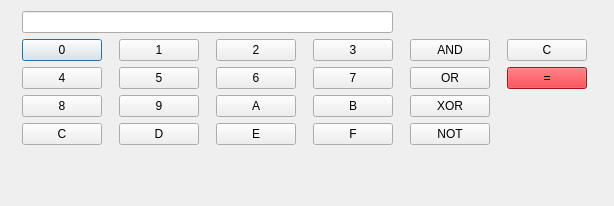
<?xml version="1.0" encoding="UTF-8"?>
<ui version="4.0">
 <class>Calc</class>
 <widget class="QDialog" name="Calc">
  <property name="geometry">
   <rect>
    <x>0</x>
    <y>0</y>
    <width>614</width>
    <height>206</height>
   </rect>
  </property>
  <property name="sizePolicy">
   <sizepolicy hsizetype="Fixed" vsizetype="Preferred">
    <horstretch>0</horstretch>
    <verstretch>0</verstretch>
   </sizepolicy>
  </property>
  <property name="windowTitle">
   <string>Calc</string>
  </property>
  <layout class="QGridLayout" name="gridLayout">
   <item row="1" column="0">
    <widget class="QPushButton" name="pb0">
     <property name="sizePolicy">
      <sizepolicy hsizetype="Preferred" vsizetype="Preferred">
       <horstretch>0</horstretch>
       <verstretch>0</verstretch>
      </sizepolicy>
     </property>
     <property name="minimumSize">
      <size>
       <width>21</width>
       <height>21</height>
      </size>
     </property>
     <property name="baseSize">
      <size>
       <width>21</width>
       <height>21</height>
      </size>
     </property>
     <property name="text">
      <string>0</string>
     </property>
    </widget>
   </item>
   <item row="1" column="1">
    <widget class="QPushButton" name="pb1">
     <property name="sizePolicy">
      <sizepolicy hsizetype="Fixed" vsizetype="Fixed">
       <horstretch>0</horstretch>
       <verstretch>0</verstretch>
      </sizepolicy>
     </property>
     <property name="text">
      <string>1</string>
     </property>
    </widget>
   </item>
   <item row="1" column="2">
    <widget class="QPushButton" name="pb2">
     <property name="sizePolicy">
      <sizepolicy hsizetype="Fixed" vsizetype="Fixed">
       <horstretch>0</horstretch>
       <verstretch>0</verstretch>
      </sizepolicy>
     </property>
     <property name="text">
      <string>2</string>
     </property>
    </widget>
   </item>
   <item row="1" column="3">
    <widget class="QPushButton" name="pb3">
     <property name="sizePolicy">
      <sizepolicy hsizetype="Fixed" vsizetype="Fixed">
       <horstretch>0</horstretch>
       <verstretch>0</verstretch>
      </sizepolicy>
     </property>
     <property name="text">
      <string>3</string>
     </property>
    </widget>
   </item>
   <item row="1" column="4">
    <widget class="QPushButton" name="pbAND">
     <property name="sizePolicy">
      <sizepolicy hsizetype="Fixed" vsizetype="Fixed">
       <horstretch>0</horstretch>
       <verstretch>0</verstretch>
      </sizepolicy>
     </property>
     <property name="text">
      <string>AND</string>
     </property>
    </widget>
   </item>
   <item row="1" column="5">
    <widget class="QPushButton" name="pbClear">
     <property name="sizePolicy">
      <sizepolicy hsizetype="Fixed" vsizetype="Fixed">
       <horstretch>0</horstretch>
       <verstretch>0</verstretch>
      </sizepolicy>
     </property>
     <property name="text">
      <string>C</string>
     </property>
    </widget>
   </item>
   <item row="2" column="0">
    <widget class="QPushButton" name="pb4">
     <property name="sizePolicy">
      <sizepolicy hsizetype="Fixed" vsizetype="Fixed">
       <horstretch>0</horstretch>
       <verstretch>0</verstretch>
      </sizepolicy>
     </property>
     <property name="text">
      <string>4</string>
     </property>
    </widget>
   </item>
   <item row="2" column="1">
    <widget class="QPushButton" name="pb5">
     <property name="sizePolicy">
      <sizepolicy hsizetype="Fixed" vsizetype="Fixed">
       <horstretch>0</horstretch>
       <verstretch>0</verstretch>
      </sizepolicy>
     </property>
     <property name="text">
      <string>5</string>
     </property>
    </widget>
   </item>
   <item row="2" column="2">
    <widget class="QPushButton" name="pb6">
     <property name="sizePolicy">
      <sizepolicy hsizetype="Fixed" vsizetype="Fixed">
       <horstretch>0</horstretch>
       <verstretch>0</verstretch>
      </sizepolicy>
     </property>
     <property name="text">
      <string>6</string>
     </property>
    </widget>
   </item>
   <item row="2" column="3">
    <widget class="QPushButton" name="pb7">
     <property name="sizePolicy">
      <sizepolicy hsizetype="Fixed" vsizetype="Fixed">
       <horstretch>0</horstretch>
       <verstretch>0</verstretch>
      </sizepolicy>
     </property>
     <property name="text">
      <string>7</string>
     </property>
    </widget>
   </item>
   <item row="2" column="4">
    <widget class="QPushButton" name="pbOR">
     <property name="sizePolicy">
      <sizepolicy hsizetype="Fixed" vsizetype="Fixed">
       <horstretch>0</horstretch>
       <verstretch>0</verstretch>
      </sizepolicy>
     </property>
     <property name="text">
      <string>OR</string>
     </property>
    </widget>
   </item>
   <item row="2" column="5">
    <widget class="QPushButton" name="pbEq">
     <property name="sizePolicy">
      <sizepolicy hsizetype="Fixed" vsizetype="Fixed">
       <horstretch>0</horstretch>
       <verstretch>0</verstretch>
      </sizepolicy>
     </property>
     <property name="styleSheet">
      <string notr="true">background-color: rgb(224, 27, 36);</string>
     </property>
     <property name="text">
      <string>=</string>
     </property>
    </widget>
   </item>
   <item row="3" column="0">
    <widget class="QPushButton" name="pb8">
     <property name="sizePolicy">
      <sizepolicy hsizetype="Fixed" vsizetype="Fixed">
       <horstretch>0</horstretch>
       <verstretch>0</verstretch>
      </sizepolicy>
     </property>
     <property name="text">
      <string>8</string>
     </property>
    </widget>
   </item>
   <item row="3" column="1">
    <widget class="QPushButton" name="pb9">
     <property name="sizePolicy">
      <sizepolicy hsizetype="Fixed" vsizetype="Fixed">
       <horstretch>0</horstretch>
       <verstretch>0</verstretch>
      </sizepolicy>
     </property>
     <property name="text">
      <string>9</string>
     </property>
    </widget>
   </item>
   <item row="3" column="2">
    <widget class="QPushButton" name="pb10">
     <property name="sizePolicy">
      <sizepolicy hsizetype="Fixed" vsizetype="Fixed">
       <horstretch>0</horstretch>
       <verstretch>0</verstretch>
      </sizepolicy>
     </property>
     <property name="text">
      <string>A</string>
     </property>
    </widget>
   </item>
   <item row="3" column="3">
    <widget class="QPushButton" name="pb11">
     <property name="sizePolicy">
      <sizepolicy hsizetype="Fixed" vsizetype="Fixed">
       <horstretch>0</horstretch>
       <verstretch>0</verstretch>
      </sizepolicy>
     </property>
     <property name="text">
      <string>B</string>
     </property>
    </widget>
   </item>
   <item row="3" column="4">
    <widget class="QPushButton" name="pbXOR">
     <property name="sizePolicy">
      <sizepolicy hsizetype="Fixed" vsizetype="Fixed">
       <horstretch>0</horstretch>
       <verstretch>0</verstretch>
      </sizepolicy>
     </property>
     <property name="text">
      <string>XOR</string>
     </property>
    </widget>
   </item>
   <item row="4" column="0">
    <widget class="QPushButton" name="pb12">
     <property name="sizePolicy">
      <sizepolicy hsizetype="Fixed" vsizetype="Fixed">
       <horstretch>0</horstretch>
       <verstretch>0</verstretch>
      </sizepolicy>
     </property>
     <property name="text">
      <string>C</string>
     </property>
    </widget>
   </item>
   <item row="4" column="1">
    <widget class="QPushButton" name="pb13">
     <property name="sizePolicy">
      <sizepolicy hsizetype="Fixed" vsizetype="Fixed">
       <horstretch>0</horstretch>
       <verstretch>0</verstretch>
      </sizepolicy>
     </property>
     <property name="text">
      <string>D</string>
     </property>
    </widget>
   </item>
   <item row="4" column="2">
    <widget class="QPushButton" name="pb14">
     <property name="sizePolicy">
      <sizepolicy hsizetype="Fixed" vsizetype="Fixed">
       <horstretch>0</horstretch>
       <verstretch>0</verstretch>
      </sizepolicy>
     </property>
     <property name="text">
      <string>E</string>
     </property>
    </widget>
   </item>
   <item row="4" column="3">
    <widget class="QPushButton" name="pb15">
     <property name="sizePolicy">
      <sizepolicy hsizetype="Fixed" vsizetype="Fixed">
       <horstretch>0</horstretch>
       <verstretch>0</verstretch>
      </sizepolicy>
     </property>
     <property name="text">
      <string>F</string>
     </property>
    </widget>
   </item>
   <item row="4" column="4">
    <widget class="QPushButton" name="pbNOT">
     <property name="sizePolicy">
      <sizepolicy hsizetype="Fixed" vsizetype="Fixed">
       <horstretch>0</horstretch>
       <verstretch>0</verstretch>
      </sizepolicy>
     </property>
     <property name="text">
      <string>NOT</string>
     </property>
    </widget>
   </item>
   <item row="5" column="2">
    <spacer name="verticalSpacer">
     <property name="orientation">
      <enum>Qt::Orientation::Vertical</enum>
     </property>
     <property name="sizeHint" stdset="0">
      <size>
       <width>20</width>
       <height>25</height>
      </size>
     </property>
    </spacer>
   </item>
   <item row="0" column="0" colspan="4">
    <widget class="QLineEdit" name="output">
     <property name="inputMask">
      <string/>
     </property>
     <property name="text">
      <string/>
     </property>
     <property name="maxLength">
      <number>32767</number>
     </property>
     <property name="alignment">
      <set>Qt::AlignmentFlag::AlignRight|Qt::AlignmentFlag::AlignTrailing|Qt::AlignmentFlag::AlignVCenter</set>
     </property>
     <property name="readOnly">
      <bool>true</bool>
     </property>
    </widget>
   </item>
  </layout>
 </widget>
 <tabstops>
  <tabstop>output</tabstop>
  <tabstop>pb0</tabstop>
  <tabstop>pb1</tabstop>
  <tabstop>pb2</tabstop>
  <tabstop>pb3</tabstop>
  <tabstop>pb4</tabstop>
  <tabstop>pb5</tabstop>
  <tabstop>pb6</tabstop>
  <tabstop>pb7</tabstop>
  <tabstop>pb8</tabstop>
  <tabstop>pb9</tabstop>
  <tabstop>pb10</tabstop>
  <tabstop>pb11</tabstop>
  <tabstop>pb12</tabstop>
  <tabstop>pb13</tabstop>
  <tabstop>pb14</tabstop>
  <tabstop>pb15</tabstop>
  <tabstop>pbAND</tabstop>
  <tabstop>pbOR</tabstop>
  <tabstop>pbXOR</tabstop>
  <tabstop>pbNOT</tabstop>
  <tabstop>pbClear</tabstop>
  <tabstop>pbEq</tabstop>
 </tabstops>
 <resources/>
 <connections/>
</ui>
